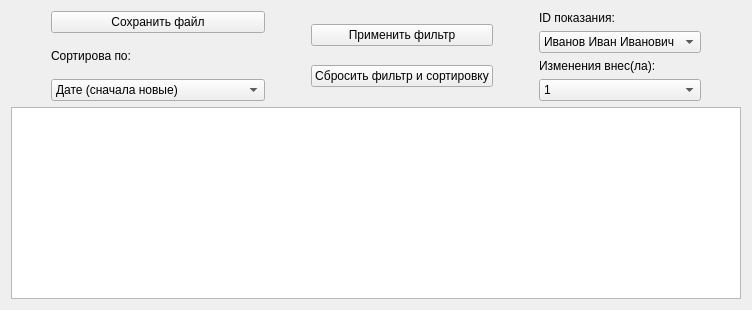
                <widget class="QWidget" name="tab_27">
                 <attribute name="title">
                  <string>История доз</string>
                 </attribute>
                 <layout class="QGridLayout" name="gridLayout_47">
                  <item row="0" column="0">
                   <layout class="QHBoxLayout" name="horizontalLayout_47">
                    <item>
                     <spacer name="horizontalSpacer_96">
                      <property name="orientation">
                       <enum>Qt::Vertical</enum>
                      </property>
                      <property name="sizeType">
                       <enum>QSizePolicy::Fixed</enum>
                      </property>
                      <property name="sizeHint" stdset="0">
                       <size>
                        <width>40</width>
                        <height>20</height>
                       </size>
                      </property>
                     </spacer>
                    </item>
                    <item>
                     <layout class="QVBoxLayout" name="verticalLayout_65">
                      <item>
                       <widget class="QPushButton" name="pushButton_DoseHistoryFile">
                        <property name="text">
                         <string>Сохранить файл</string>
                        </property>
                       </widget>
                      </item>
                      <item>
                       <widget class="QLabel" name="label_147">
                        <property name="text">
                         <string>Сортирова по:</string>
                        </property>
                       </widget>
                      </item>
                      <item>
                       <widget class="QComboBox" name="selec_DoseHistoryFilterDate">
                        <item>
                         <property name="text">
                          <string>Дате (сначала новые)</string>
                         </property>
                        </item>
                        <item>
                         <property name="text">
                          <string>Дате (сначала старые)</string>
                         </property>
                        </item>
                        <item>
                         <property name="text">
                          <string>Дате выгрузки (сначала старые) </string>
                         </property>
                        </item>
                        <item>
                         <property name="text">
                          <string>Дате выгрузки (сначала новые)</string>
                         </property>
                        </item>
                       </widget>
                      </item>
                     </layout>
                    </item>
                    <item>
                     <spacer name="horizontalSpacer_59">
                      <property name="orientation">
                       <enum>Qt::Vertical</enum>
                      </property>
                      <property name="sizeType">
                       <enum>QSizePolicy::Fixed</enum>
                      </property>
                      <property name="sizeHint" stdset="0">
                       <size>
                        <width>40</width>
                        <height>20</height>
                       </size>
                      </property>
                     </spacer>
                    </item>
                    <item>
                     <layout class="QVBoxLayout" name="verticalLayout_66">
                      <item>
                       <widget class="QPushButton" name="btn_DoseHistoryFilterGo">
                        <property name="text">
                         <string>Применить фильтр</string>
                        </property>
                       </widget>
                      </item>
                      <item>
                       <widget class="QPushButton" name="btn_DoseHistoryFilterStop">
                        <property name="text">
                         <string>Сбросить фильтр и сортировку</string>
                        </property>
                       </widget>
                      </item>
                     </layout>
                    </item>
                    <item>
                     <spacer name="horizontalSpacer_97">
                      <property name="orientation">
                       <enum>Qt::Vertical</enum>
                      </property>
                      <property name="sizeType">
                       <enum>QSizePolicy::Fixed</enum>
                      </property>
                      <property name="sizeHint" stdset="0">
                       <size>
                        <width>40</width>
                        <height>20</height>
                       </size>
                      </property>
                     </spacer>
                    </item>
                    <item>
                     <layout class="QVBoxLayout" name="verticalLayout_67">
                      <item>
                       <widget class="QLabel" name="label_148">
                        <property name="text">
                         <string>ID показания:</string>
                        </property>
                       </widget>
                      </item>
                      <item>
                       <widget class="QComboBox" name="select_DoseHistoryFilter_2">
                        <item>
                         <property name="text">
                          <string>Иванов Иван Иванович</string>
                         </property>
                        </item>
                        <item>
                         <property name="text">
                          <string>Петров Пётр Петрович</string>
                         </property>
                        </item>
                       </widget>
                      </item>
                      <item>
                       <widget class="QLabel" name="label_149">
                        <property name="text">
                         <string>Изменения внес(ла):</string>
                        </property>
                       </widget>
                      </item>
                      <item>
                       <widget class="QComboBox" name="select_DoseHistoryFilter_1">
                        <item>
                         <property name="text">
                          <string>1</string>
                         </property>
                        </item>
                        <item>
                         <property name="text">
                          <string>2</string>
                         </property>
                        </item>
                        <item>
                         <property name="text">
                          <string>3</string>
                         </property>
                        </item>
                        <item>
                         <property name="text">
                          <string>4</string>
                         </property>
                        </item>
                       </widget>
                      </item>
                     </layout>
                    </item>
                    <item>
                     <spacer name="horizontalSpacer_98">
                      <property name="orientation">
                       <enum>Qt::Vertical</enum>
                      </property>
                      <property name="sizeType">
                       <enum>QSizePolicy::Fixed</enum>
                      </property>
                      <property name="sizeHint" stdset="0">
                       <size>
                        <width>40</width>
                        <height>20</height>
                       </size>
                      </property>
                     </spacer>
                    </item>
                   </layout>
                  </item>
                  <item row="1" column="0">
                   <widget class="QTableWidget" name="tableWidget_DoseHistory">
                    <attribute name="verticalHeaderVisible">
                     <bool>false</bool>
                    </attribute>
                   </widget>
                  </item>
                 </layout>
                </widget>
